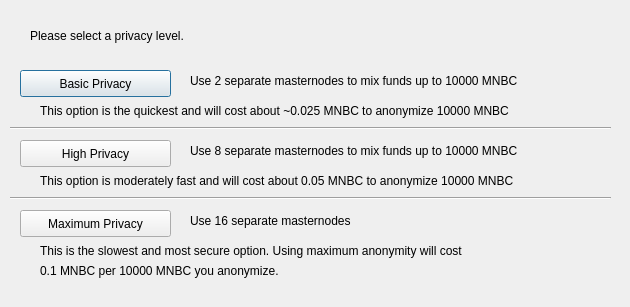
<?xml version="1.0" encoding="UTF-8"?>
<ui version="4.0">
 <class>ObfuscationConfig</class>
 <widget class="QDialog" name="ObfuscationConfig">
  <property name="geometry">
   <rect>
    <x>0</x>
    <y>0</y>
    <width>630</width>
    <height>307</height>
   </rect>
  </property>
  <property name="windowTitle">
   <string>Configure Obfuscation</string>
  </property>
  <widget class="QPushButton" name="buttonBasic">
   <property name="geometry">
    <rect>
     <x>20</x>
     <y>70</y>
     <width>151</width>
     <height>27</height>
    </rect>
   </property>
   <property name="text">
    <string>Basic Privacy</string>
   </property>
  </widget>
  <widget class="QPushButton" name="buttonHigh">
   <property name="geometry">
    <rect>
     <x>20</x>
     <y>140</y>
     <width>151</width>
     <height>27</height>
    </rect>
   </property>
   <property name="text">
    <string>High Privacy</string>
   </property>
  </widget>
  <widget class="QPushButton" name="buttonMax">
   <property name="geometry">
    <rect>
     <x>20</x>
     <y>210</y>
     <width>151</width>
     <height>27</height>
    </rect>
   </property>
   <property name="text">
    <string>Maximum Privacy</string>
   </property>
  </widget>
  <widget class="QLabel" name="label">
   <property name="geometry">
    <rect>
     <x>30</x>
     <y>20</y>
     <width>571</width>
     <height>31</height>
    </rect>
   </property>
   <property name="text">
    <string>Please select a privacy level.</string>
   </property>
  </widget>
  <widget class="QLabel" name="label_2">
   <property name="geometry">
    <rect>
     <x>190</x>
     <y>70</y>
     <width>421</width>
     <height>21</height>
    </rect>
   </property>
   <property name="text">
    <string>Use 2 separate masternodes to mix funds up to 10000 MNBC</string>
   </property>
  </widget>
  <widget class="QLabel" name="label_3">
   <property name="geometry">
    <rect>
     <x>190</x>
     <y>140</y>
     <width>411</width>
     <height>21</height>
    </rect>
   </property>
   <property name="text">
    <string>Use 8 separate masternodes to mix funds up to 10000 MNBC</string>
   </property>
  </widget>
  <widget class="QLabel" name="label_4">
   <property name="geometry">
    <rect>
     <x>190</x>
     <y>210</y>
     <width>421</width>
     <height>21</height>
    </rect>
   </property>
   <property name="text">
    <string>Use 16 separate masternodes</string>
   </property>
  </widget>
  <widget class="QLabel" name="label_6">
   <property name="geometry">
    <rect>
     <x>40</x>
     <y>100</y>
     <width>561</width>
     <height>21</height>
    </rect>
   </property>
   <property name="text">
    <string>This option is the quickest and will cost about ~0.025 MNBC to anonymize 10000 MNBC</string>
   </property>
  </widget>
  <widget class="QLabel" name="label_7">
   <property name="geometry">
    <rect>
     <x>40</x>
     <y>170</y>
     <width>561</width>
     <height>21</height>
    </rect>
   </property>
   <property name="text">
    <string>This option is moderately fast and will cost about 0.05 MNBC to anonymize 10000 MNBC</string>
   </property>
  </widget>
  <widget class="QLabel" name="label_8">
   <property name="geometry">
    <rect>
     <x>40</x>
     <y>240</y>
     <width>561</width>
     <height>21</height>
    </rect>
   </property>
   <property name="text">
    <string>This is the slowest and most secure option. Using maximum anonymity will cost</string>
   </property>
  </widget>
  <widget class="QLabel" name="label_9">
   <property name="geometry">
    <rect>
     <x>40</x>
     <y>260</y>
     <width>561</width>
     <height>21</height>
    </rect>
   </property>
   <property name="text">
    <string>0.1 MNBC per 10000 MNBC you anonymize.</string>
   </property>
  </widget>
  <widget class="Line" name="line">
   <property name="geometry">
    <rect>
     <x>10</x>
     <y>120</y>
     <width>601</width>
     <height>16</height>
    </rect>
   </property>
   <property name="orientation">
    <enum>Qt::Horizontal</enum>
   </property>
  </widget>
  <widget class="Line" name="line_2">
   <property name="geometry">
    <rect>
     <x>10</x>
     <y>190</y>
     <width>601</width>
     <height>16</height>
    </rect>
   </property>
   <property name="orientation">
    <enum>Qt::Horizontal</enum>
   </property>
  </widget>
 </widget>
 <resources/>
 <connections/>
</ui>
